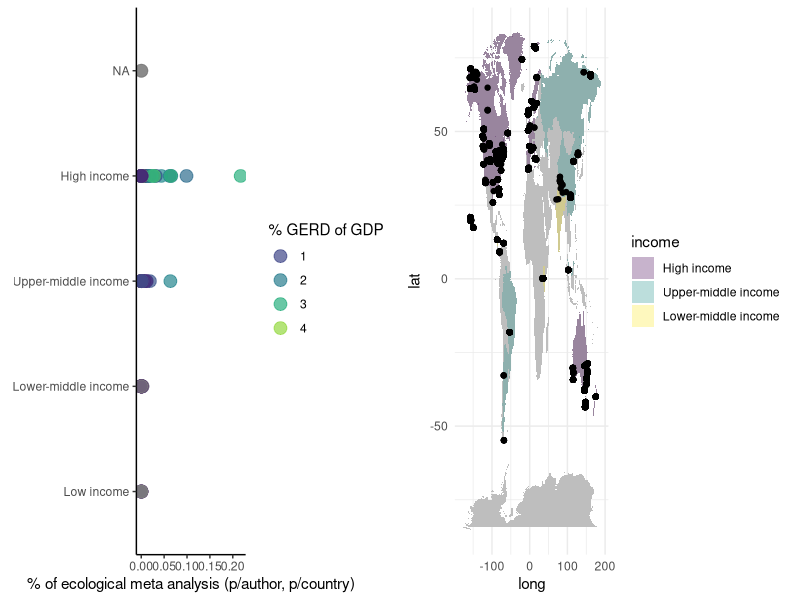
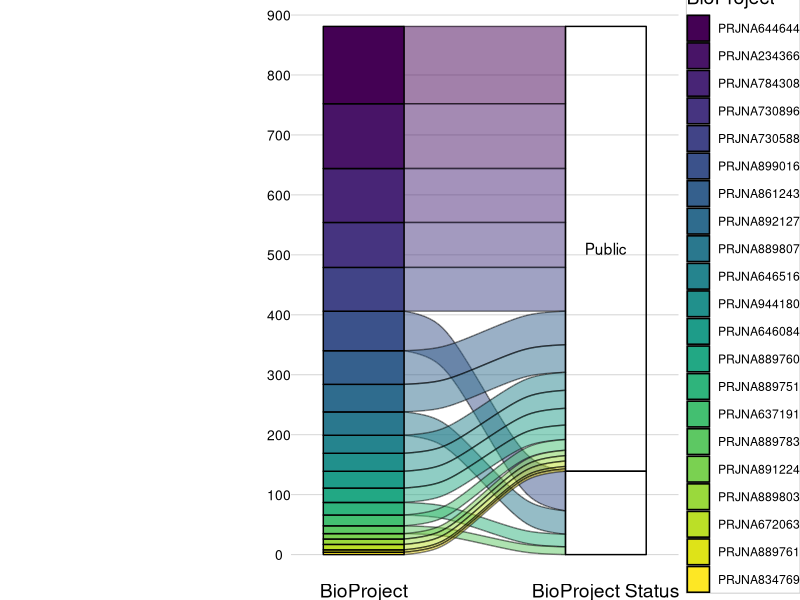

Source code (R) for these figures, in order: (Note: this script raises an error after producing the figures.)
#Required libraries----
library(stringr)
library(ggplot2)
library(ggalluvial)
library(dplyr)
require(maps)
require(viridis)
library(tidyverse)

#Set working directory
setwd("name of working directory")

#Figure 1a----
#by Stephanie Jurburg

#Read the data file
Output<-read.table("Output.txt", sep="\t", header=TRUE, fill=TRUE)
Output$WB.Classification=as.factor(Output$WB.Classification)

#Set the WB$Classification levels
levels(Output$WB.Classification)=c("Low income", "Lower-middle income" ,"Upper-middle income", "High income")

#Create the plot
A=ggplot(Output, aes(x=WB.Classification, color=RD.investments, y=Percentage))+
  geom_point(size=4, alpha=0.7)+
  theme_classic()+
  scale_color_viridis()+
  ylab("% of ecological meta analysis (p/author, p/country)")+
  theme(axis.title.y =element_blank())+
  coord_flip()+
  guides(color=guide_legend(title="% GERD of GDP"))

#Figure 1b----
#by Stephanie Jurburg

theme_set(
  theme_void()
)

#Read the data file
EMP_coverage_by_WB_income<-read.table("EMP_coverage_by_WB_income.txt", sep="\t", header=TRUE, fill=TRUE)

#Set the world map
world=map_data("world")

#Create frequency table of the EMP_coverage_by_WB_income per region and income
Counts=EMP_coverage_by_WB_income %>%  
    group_by(region, income) %>%    
    tally()

#DON'T KNOW WHAT THIS DOES
countries=inner_join(world, Counts, by = "region")
countries$income=as.factor(countries$income)

#Create frequency table of countries per region and income
Counts=countries %>%  
    group_by(region, income) %>%        
    summarize(income=first(income))%>%
  tally()

#Set the level names of the income column
countries$income <- factor(countries$income, levels = c("High income", "Upper-middle income", "Lower-middle income"))

B=ggplot(data = world) +
  geom_polygon(data = world, fill = "gray", mapping = aes(x = long, y = lat, group=group))+
  geom_polygon(data = countries, aes(x = long, y = lat, group=group, fill=income), alpha=0.3)+
  geom_point(data = EMP_coverage_by_WB_income, aes(x = Longitude, y = Latitude))+
  theme_minimal()+
  scale_fill_viridis(discrete=TRUE)

#Present figures A and B alongside
cowplot::plot_grid(A, B, ncol=2)


#Figure 3a----
#by María José Álvarez Blanco

#read the data file
datathon_dataset <- readr::read_csv("Dataset_Datathon.csv")

#create frequency table of BioSamples per BioProject and availability status
allu_datathon_dataset <- datathon_dataset %>% 
  group_by(BioProject, sequence_public) %>%
  summarise(Freq = n())  

#change the name of the frequency column to avoid errors in the code for ggplot
colnames(allu_datathon_dataset)[3] <- "number_biosamples"

#set the order of the BioProjects to match how many samples they have (from biggest to smallest)
allu_datathon_dataset$BioProject <- factor(allu_datathon_dataset$BioProject ,
                                           levels=c("PRJNA644644","PRJNA234366","PRJNA784308",
                                                    "PRJNA730896","PRJNA730588","PRJNA899016",
                                                    "PRJNA861243","PRJNA892127","PRJNA889807",
                                                    "PRJNA646516","PRJNA944180","PRJNA646084","PRJNA889760",
                                                    "PRJNA889751","PRJNA637191","PRJNA889783","PRJNA891224",
                                                    "PRJNA889803","PRJNA672063","PRJNA889761","PRJNA834769"))

#set the order of the column of whether the data is public or not. In this case those that are public will appear first
allu_datathon_dataset$sequence_public <- factor(allu_datathon_dataset$sequence_public,
                                                levels=c("no","yes"))

#rename the levels of the sequence_public column
levels(allu_datathon_dataset$sequence_public) <- c("Not Public", "Public")

#create the alluvial plot
ggplot(data = allu_datathon_dataset, #frequency table that will be used
       aes(axis1 = BioProject, axis2 = sequence_public, #axes of the graph
           y = number_biosamples)) + #frequency values
  labs(y = "BioSamples within a BioProject")+ #label for the y axis
  scale_x_discrete(limits = c("BioProject", "BioProject Status"), expand=c(0.15,0.15))+ #names of the axes and size of the graph's area
  scale_y_continuous(breaks=c(0,100,200,300,400,500,600,700,800,900))+ #values for the breaks of the y axis
  geom_flow(stat = "alluvium", lode.guidance = "frontback",aes(fill = BioProject), color="black",decreasing = FALSE) + #type of alluvium
  geom_stratum(aes(fill = BioProject),decreasing = FALSE)+ # color of the alluvium, in this colored by BioProject, and the alluvium are presented in ascending order according to their frequency values
  geom_text(stat = "stratum", aes(label = after_stat(stratum)),decreasing = FALSE,min.y = 150)+ #specifying the labeling of the stratum (BioProjects), which is needed for the legend, but setting min.y = 150, only BioProjects with frequency of minimum 150 BioSamples will have a label on the axis. Because none of the BioSamples have min 150 BioSamples, no layer appears
  guides(fill = guide_legend(title = "BioProject Code"))+ #title of the legend
  guides(fill=guide_legend(ncol =1))+ #present the figure with only on column
  theme( #styling of the graphic
    axis.text.y = element_text(size = 10,  colour = "black"),
    axis.text.x = element_text(size = 14,  colour = "black"),
    axis.title.y = element_text(size = 14,  colour = "black",vjust = +3),
    panel.grid.major.y = element_line(colour="grey84"),
    panel.grid.major.x = element_blank(),
    panel.grid.minor = element_blank(),
    panel.background = element_blank(),
    panel.border = element_blank(),
    legend.background = element_rect(colour="grey80"),
    legend.title = element_text(size = 14,  colour = "black"),
    legend.key.height = unit(0.7, "cm")
  )+scale_fill_viridis_d(limits=c("PRJNA644644","PRJNA234366","PRJNA784308", #this scale fill is necessary to match the order of the legend's elements to the graph's
                                  "PRJNA730896","PRJNA730588","PRJNA899016",
                                  "PRJNA861243","PRJNA892127","PRJNA889807",
                                  "PRJNA646516","PRJNA944180","PRJNA646084","PRJNA889760",
                                  "PRJNA889751","PRJNA637191","PRJNA889783","PRJNA891224",
                                  "PRJNA889803","PRJNA672063","PRJNA889761","PRJNA834769"))

#Figure 3b----
#by Stephanie Jurburg

#information
#https://www.geeksforgeeks.org/how-to-make-world-map-with-ggplot2-in-r/
#https://www.datanovia.com/en/blog/how-to-create-a-map-using-ggplot2/

#Read data file
for_map=read.csv("Dataset_Datathon.csv")

#Create freq table of BioProject rows (BioSamples) per site
freq_coord_bioproj <- for_map %>% 
  group_by(BioProject,latitude,longitude, geo_loc_name_country, env_broad_scale) %>%   # grouping, drag country names into this, you will use inner join on country names later on
  tally()

#Set the column names
colnames(freq_coord_bioproj)= c("BioProject", "lat", "long", "region", "Realm", "Samples")

#Specify the columns to be used as latitude and longitud
freq_coord_bioproj$lat=as.numeric(freq_coord_bioproj$lat)
freq_coord_bioproj$long=as.numeric(freq_coord_bioproj$long)

#Set the world map
world_map <- map_data("world")

#Set map with only Argentina and Uruguay
datathon_countries <- c("Uruguay","Argentina","Antarctica")

#Set map with other South American countries
SouthAmerica=c("Brazil", "Chile", "Paraguay", "Bolivia")

# Retrieve the map with only Uruguay and Argentina
datathon_countries <- map_data("world", region = datathon_countries)

# Retrieve the map with the South American countries
SouthAmerica=map_data("world", region= SouthAmerica)

#Plot the BioSample's coordinates on the created maps
ggplot() +  
  geom_polygon(data = datathon_countries, fill ="gray", mapping = aes(x = long, y = lat, group=group))+
  geom_polygon(data = SouthAmerica, fill = "lightgray", mapping = aes(x = long, y = lat, group=group))+
  geom_point(data = freq_coord_bioproj, aes(x = long, y = lat,  size=Samples, color=Realm, alpha=0.7))+
  coord_map(projection = "mercator") +
  lims(x = c(-80, -40), y = c(-65, -20))+
  theme_minimal()+
  scale_color_viridis(discrete=TRUE)
